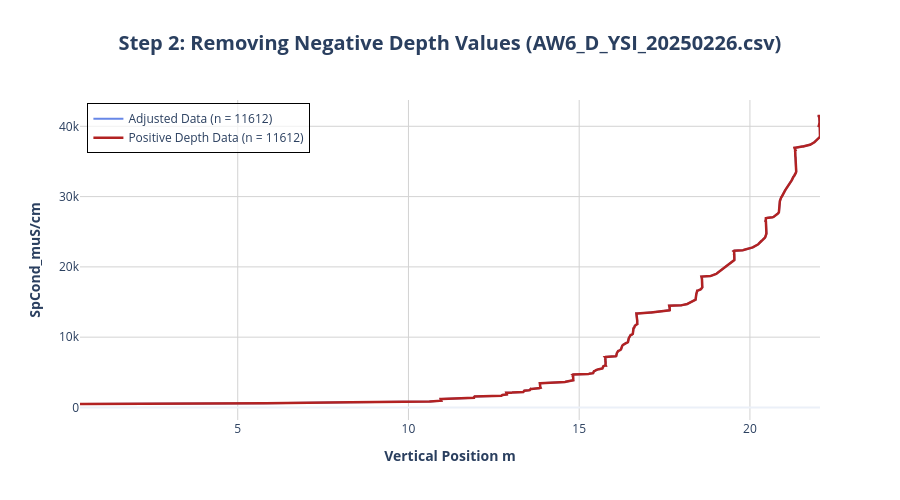

The code cell stored with this chart in its notebook:
### Markdown cell above
## Step 2: Filter Negative Values

Next, we remove any records with negative depth values, which are physically meaningless for this type of measurement. We apply this to the already adjusted data.

### Code cell
if 'df_adjusted' in locals() and depth_col and cond_col:
    # Apply the filter
    df_positive = filter_non_negative_values(
        df_adjusted, 
        depth_col=depth_col
    )

    # Plot the comparison
    plot_comparison(
        df_before=df_adjusted, 
        df_after=df_positive,
        name_before='Adjusted Data',
        name_after='Positive Depth Data',
        depth_col=depth_col,
        cond_col=cond_col,
        title=f'Step 2: Removing Negative Depth Values ({file_name})'
    )

### Figure 1 — Plotly figure (JSON) as saved in the notebook; plotly's stock layout.template omitted (floating-point values rounded to 4 significant figures; data arrays with more than 128 entries replaced by an {"elided": "..."} marker saying what was removed)
{"data": [{"line": {"color": "royalblue", "width": 2}, "mode": "lines", "name": "Adjusted Data (n = 11612)", "opacity": 0.8, "type": "scatter", "x": {"elided": "11612 float values"}, "y": {"elided": "11612 float values"}}, {"line": {"color": "firebrick", "width": 2.5}, "mode": "lines", "name": "Positive Depth Data (n = 11612)", "type": "scatter", "x": {"elided": "11612 float values"}, "y": {"elided": "11612 float values"}}], "layout": {"height": 500, "legend": {"bgcolor": "rgba(255, 255, 255, 0.7)", "bordercolor": "black", "borderwidth": 1, "x": 0.01, "xanchor": "left", "y": 0.99, "yanchor": "top"}, "title": {"font": {"size": 20}, "text": "<b>Step 2: Removing Negative Depth Values (AW6_D_YSI_20250226.csv)</b>", "x": 0.5}, "xaxis": {"gridcolor": "lightgrey", "title": {"text": "<b>Vertical Position m</b>"}}, "yaxis": {"gridcolor": "lightgrey", "title": {"text": "<b>SpCond_muS/cm</b>"}}}}
